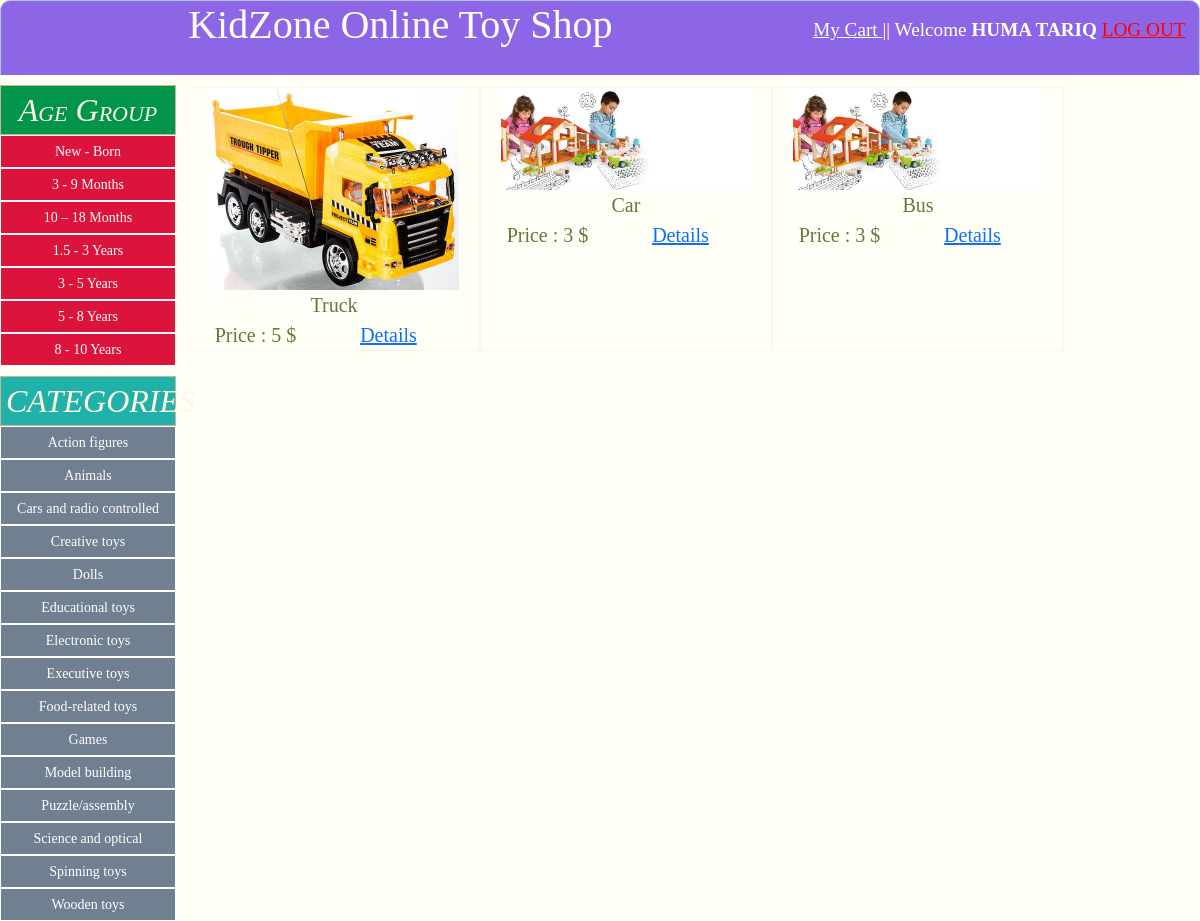
Screenshot of /toys.php (signed in) with the database file from the repository.
### tables this page shows
CREATE TABLE `tblagegroups` (
  `AG_ID` int(11) NOT NULL,
  `AG_Dscr` text NOT NULL
);

CREATE TABLE `tblcategories` (
  `cat_ID` int(11) NOT NULL,
  `cat_dscr` text NOT NULL
);

CREATE TABLE `tbltoys` (
  `Toy_ID` int(100) NOT NULL,
  `Toy_Name` varchar(200) NOT NULL,
  `Toy_Dscr` varchar(500) NOT NULL,
  `Toy_Price` int(100) NOT NULL,
  `Toy_Photo` varchar(500) NOT NULL,
  `Toy_Cat` int(100) NOT NULL,
  `Toy_Age` int(100) NOT NULL,
  `Stock` int(100) NOT NULL
);

### toys.php (the view, shortened to what this page needs)
<?php
 include_once ('header.php') ?>
<form method="post" action="toys.php">
    <div class="row ">
        <div class="home-head row col-md-12">
            <div class="col-md-2 anch pull-left">
            <h2 class="age-group-toy">
                    Age Group
                  </h2>
            <?php
                $agegroupquery = "SELECT * FROM tblagegroups order by 1 asc";
                $agresult = mysqli_query($db, $agegroupquery);
                  while( $row = mysqli_fetch_assoc( $agresult ) )
                  {
                  ?>
                  <a class='anch-age-toy' href='toys.php?Toy_Age=<?php echo $row['AG_ID'];?>'><?php echo $row['AG_Dscr'];?> </a>
                   <?php
                }
                ?>
            <h2 class='categories-toy'>
                    CATEGORIES
                </h2>
          <?php
                $agegroupquery = "SELECT * FROM tblcategories order by 1 asc";
                $agresult = mysqli_query($db, $agegroupquery);
                  while( $row = mysqli_fetch_assoc( $agresult ) )
                  {
                    ?>
                  <a class='anch-cat-toy' href='toys.php?Toy_Cat=<?php echo $row['cat_ID'];?>'><?php echo $row['cat_dscr'];?> </a>
                  <?php
                }
                ?>
            </div>
            <div class="col-md-9 margin-top-12 pull-left">
                <div class="row col-md-12">
                <?php
                $queryString = $_SERVER['QUERY_STRING'];
                if(empty($queryString))
                {
                    $toysquery = "SELECT * FROM tbltoys" ;
                }
                else
                $toysquery = "SELECT * FROM tbltoys where ".$queryString;
                $toyresult = mysqli_query($db, $toysquery);
                    while ($rows = $toyresult->fetch_assoc())
                  {
                    ?>
                <div class="col-md-4 each-toy">
                    <img src="toys/<?php echo $rows['Toy_Photo'];?>" alt="Truck"><br />
                    <label class="each-toy-p"><?php echo $rows['Toy_Name'];?></label>
                    <div class="row col-md-12">
                        <div class="col-md-6">Price : <?php echo $rows['Toy_Price'];?> $</div>
                        <div class="col-md-6"><a href="toy_details.php?toy_id=<?php echo $rows['Toy_ID'];?>">Details</a></div>
                    </div>
                </div>
                  <?php
                }
                ?>
        </div>
    </div>
</form>
<?php
 include ('footer.php') ?>

### header.php (shortened to what this page needs)
<!DOCTYPE html>
<html>
<head>
  <link rel="stylesheet" type="text/css" href="bootstrap5\css\bootstrap.min.css">
  <link rel="stylesheet" type="text/css" href="style.css">
</head>
<body>
<div class="header row col-md-12 margin-0">
        <div class="col-md-8 pull-left">
        <h1>KidZone Online Toy Shop</h1>
        </div>
        <div class="col-md-4 pull-right anch l-h-3">
            <?php  if (isset($_SESSION['username'])) : ?>
                <p><a href='cart_detail.php' style="color:white">My Cart </a> ||
                Welcome <strong class="text-uppercase"><?php echo $_SESSION['username']; ?></strong>
                <a href="index.php?logout='1'" style="color: red;">LOG OUT</a>
                </p>
            <?php endif ?>
        </div>
    </div>

### style.css (style rules this page uses)
* { margin: 0px; padding: 0px; }
body { font-size: 120%; background: #fffff8; background-size: 200%; font-family: "Quicksand"; }
.header { margin: 50px auto 0px; color: white; background: #490add9f; text-align: center; border: 1px solid #B0C4DE; border-bottom: none; border-radius: 10px 10px 0px 0px; }
.home-head { text-align: center; color: #6b763c; font-size: 40px; }
.l-h-3 { line-height: 3; }
.margin-0 { margin: 0px; }
.anch-age-toy { border: 1px solid; padding: 5px; margin: 0px; display: block; color: white; background-color: crimson; text-decoration: none; font-size: 14px; }
.age-group-toy { padding: 5px; border: solid 1px; border-color: tan; margin-top: 10px; background-color: #00954b; color: cornsilk; font-style: italic; font-variant-caps: petite-caps; margin-bottom: 0px; }
.anch-cat-toy { border: 1px solid; padding: 5px; margin: 0px; display: block; color: white; background-color: slategray; text-decoration: none; font-size: 14px; }
.categories-toy { padding: 5px; border: solid 1px; border-color: tan; margin-top: 10px; background-color: lightseagreen; color: cornsilk; font-style: italic; font-variant-caps: petite-caps; margin-bottom: 0px; }
.each-toy img { width: 250px; }
.margin-top-12 { margin-top: 12px; }
.each-toy { margin: auto 0 px; font-size: 20px; border: 1px solid oldlace; }
.each-toy-p { margin-bottom: 0 px; }

### rows the page displays
tblagegroups: AG_Dscr "New - Born"
tblagegroups: AG_Dscr "3 - 9 Months"
tblagegroups: AG_Dscr "10 – 18 Months"
tblagegroups: AG_Dscr "1.5 - 3 Years"
tblagegroups: AG_Dscr "3 - 5 Years"
tblagegroups: AG_Dscr "5 - 8 Years"
tblagegroups: AG_Dscr "8 - 10 Years"
tblcategories: cat_dscr "Action figures"
tblcategories: cat_dscr "Animals"
tblcategories: cat_dscr "Cars and radio controlled"
tblcategories: cat_dscr "Creative toys"
tblcategories: cat_dscr "Dolls"
tblcategories: cat_dscr "Educational toys"
tblcategories: cat_dscr "Electronic toys"
tblcategories: cat_dscr "Executive toys"
tblcategories: cat_dscr "Food-related toys"
tblcategories: cat_dscr "Games"
tblcategories: cat_dscr "Model building"
tblcategories: cat_dscr "Puzzle/assembly"
tblcategories: cat_dscr "Science and optical"
tblcategories: cat_dscr "Spinning toys"
tblcategories: cat_dscr "Wooden toys"
tbltoys: Toy_Photo (picture), Toy_Name "Truck", Toy_Price "5"
tbltoys: Toy_Photo (picture), Toy_Name "Car", Toy_Price "3"
tbltoys: Toy_Photo (picture), Toy_Name "Bus", Toy_Price "3"

### other values shown
$_SESSION['username'] "HUMA TARIQ"
